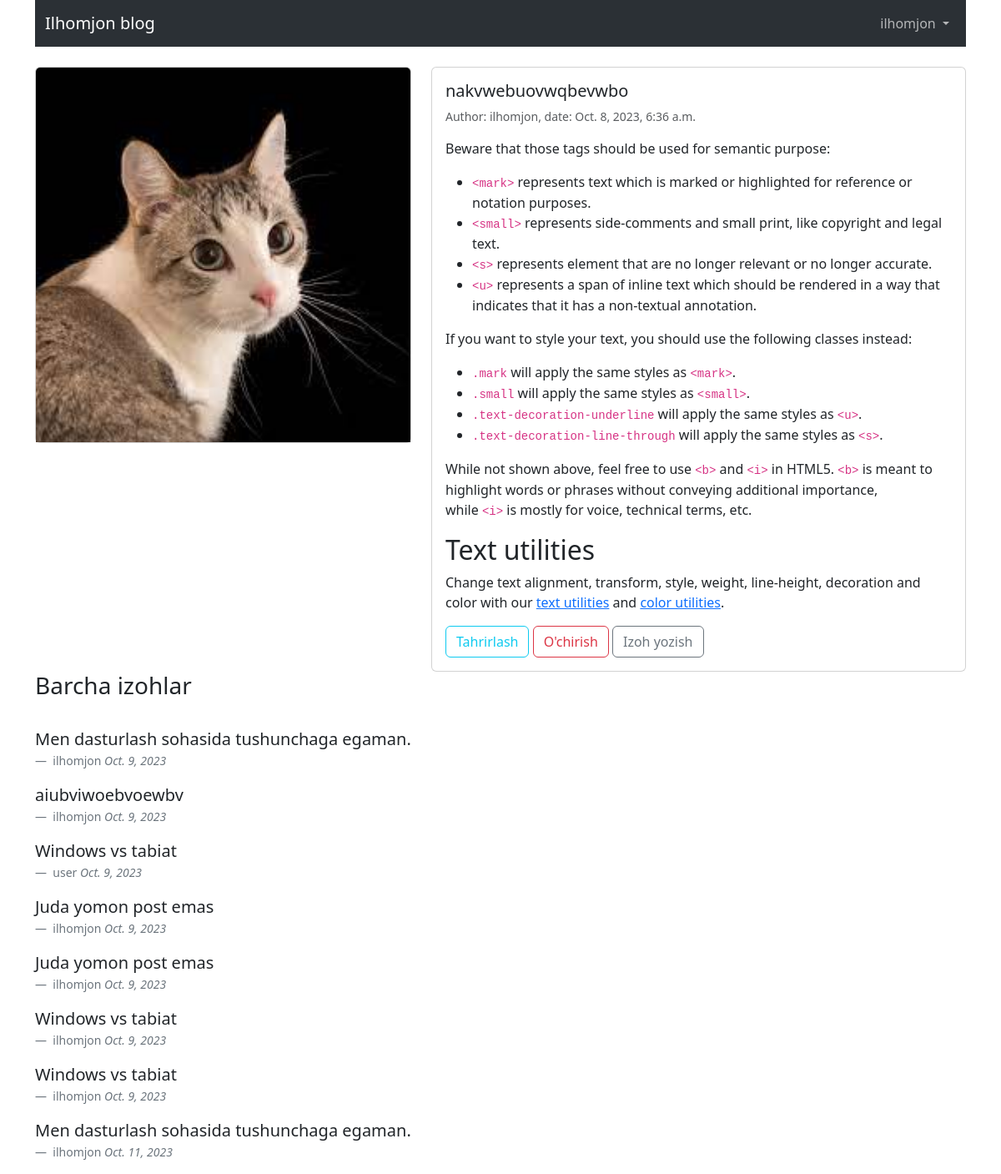
Page /articles/article/3/ (signed in) on the committed database.
### accounts/models.py (models this page shows)
class CustomUser(AbstractUser):
    age = models.PositiveIntegerField(null=True, blank=True)
    def __str__(self):
        return self.username

### blog/models.py (models this page shows, shortened)
class Article(models.Model):
    title = models.CharField(max_length=255)
    summary = models.CharField(max_length=255)
    body = RichTextField()
    image = models.ImageField(upload_to='images/', blank=True)
    date = models.DateTimeField(auto_now_add=True)
    author = models.ForeignKey(
        get_user_model(),
        on_delete=models.CASCADE
    )

class Comment(models.Model):
    article = models.ForeignKey(Article, on_delete=models.CASCADE, related_name='comments')
    comment = models.CharField(max_length=255)
    author = models.ForeignKey(
        get_user_model(),
        on_delete=models.CASCADE,
    )
    at_date = models.DateField(auto_now_add=True)

### blog/views.py (the view)
# urls.py: path('articles/article/<int:pk>/', ArticleDetailView.as_view(), name='article_detail'),
class ArticleDetailView(DetailView):
    model = Article
    template_name = 'article_detail.html'
    context_object_name = 'article'

### templates/article_detail.html (shortened to what this page needs)
{% extends 'base.html' %}
{% block content %}
<br>
<div class="row">
  {% if article.image %}
  <div class="col-sm-5 mb-3 mb-sm-0">
    <div class="card">
        <img src="{{ article.image.url }}" class="card-img-top" alt="{{ article.title }}">
    </div>
  </div>
  {% endif %}
  <div class="col-sm-7">
    <div class="card">
      <div class="card-body">
        <h5 class="card-title">{{ article.title }}</h5>
        <p class="card-text"><small class="text-body-secondary">Author: {{ article.author }}, date: {{ article.date }}</small></p>
        <p class="card-text">{{ article.body | safe }}</p>
        <a href="{% url 'article_update' article.pk %}" class="btn btn-outline-info">Tahrirlash</a>
        <a href="{% url 'article_delete' article.pk %}" class="btn btn-outline-danger">O'chirish</a>
        <a href="{% url 'comment_new' article.pk %}" class="btn btn-outline-secondary">Izoh yozish</a>
      </div>
    </div>
  </div>
</div>
<h3>Barcha izohlar</h3>
<br>
{% for comment in article.comments.all %}
<figure>
  <blockquote class="blockquote">
    <p>{{ comment.comment }}</p>
  </blockquote>
  <figcaption class="blockquote-footer">
    {{ comment.author }} <cite title="Source Title">{{ comment.at_date }}</cite>
  </figcaption>
</figure>
{% endfor %}
{% endblock content %}

### templates/base.html (shortened to what this page needs)
{% load static %}
<!doctype html>
<html lang="en">
  <head>
    <link href="https://cdn.jsdelivr.net/npm/bootstrap@5.3.2/dist/css/bootstrap.min.css" rel="stylesheet">
  </head>
  <body>
  <div class="container" data-bs-theme="dark">
  <nav class="navbar navbar-expand-lg bg-body-tertiary">
  <div class="container-fluid">
    <a class="navbar-brand" href="{% url 'blogs' %}">Ilhomjon blog</a>
    <div class="collapse navbar-collapse" id="navbarScroll">
        {% if user.is_authenticated %}
      <ul class="navbar-nav ms-auto my-2 my-lg-0 navbar-nav-scroll" style="--bs-scroll-height: 100px;">
        <li class="nav-item dropdown">
          <a class="nav-link dropdown-toggle" href="#" role="button" data-bs-toggle="dropdown" aria-expanded="false">
            {{user.username}}
          </a>
        </li>
      </ul>
        {% endif %}
    </div>
  </div>
</nav>
    </div>
    <main>
      <div class="container">
        {% block content %}
        {% endblock content %}
      </div>
    </main>
  </body>
</html>

### rows in the picture
CustomUser: username "ilhomjon"
Article: image (picture), title "nakvwebuovwqbevwbo", author "ilhomjon", date "Oct. 8, 2023, 6:36 a.m.", body "Beware that those tags should be used for semantic purpose: <mark> represents text which is marked or highlighted for reference or notation purposes. <small> represents side-comments and small print, like copyright and legal text. <s> represents element that are no longer relevant or no longer accurate. <u> represents a span of inline text which should be rendered in a way that indicates that it has a non-textual annotation. If you want to style your text, you should use the following classes instead: .mark will apply the same styles as <mark> . .small will apply the same styles as <small> . .text-decoration-underline will apply the same styles as <u> . .text-decoration-line-through will…"
Comment: comment "Men dasturlash sohasida tushunchaga egaman.", author "ilhomjon", at_date "Oct. 9, 2023"
Comment: comment "aiubviwoebvoewbv", author "ilhomjon", at_date "Oct. 9, 2023"
Comment: comment "Windows vs tabiat", author "user", at_date "Oct. 9, 2023"
Comment: comment "Juda yomon post emas", author "ilhomjon", at_date "Oct. 9, 2023"
Comment: comment "Juda yomon post emas", author "ilhomjon", at_date "Oct. 9, 2023"
Comment: comment "Windows vs tabiat", author "ilhomjon", at_date "Oct. 9, 2023"
Comment: comment "Windows vs tabiat", author "ilhomjon", at_date "Oct. 9, 2023"
Comment: comment "Men dasturlash sohasida tushunchaga egaman.", author "ilhomjon", at_date "Oct. 11, 2023"
